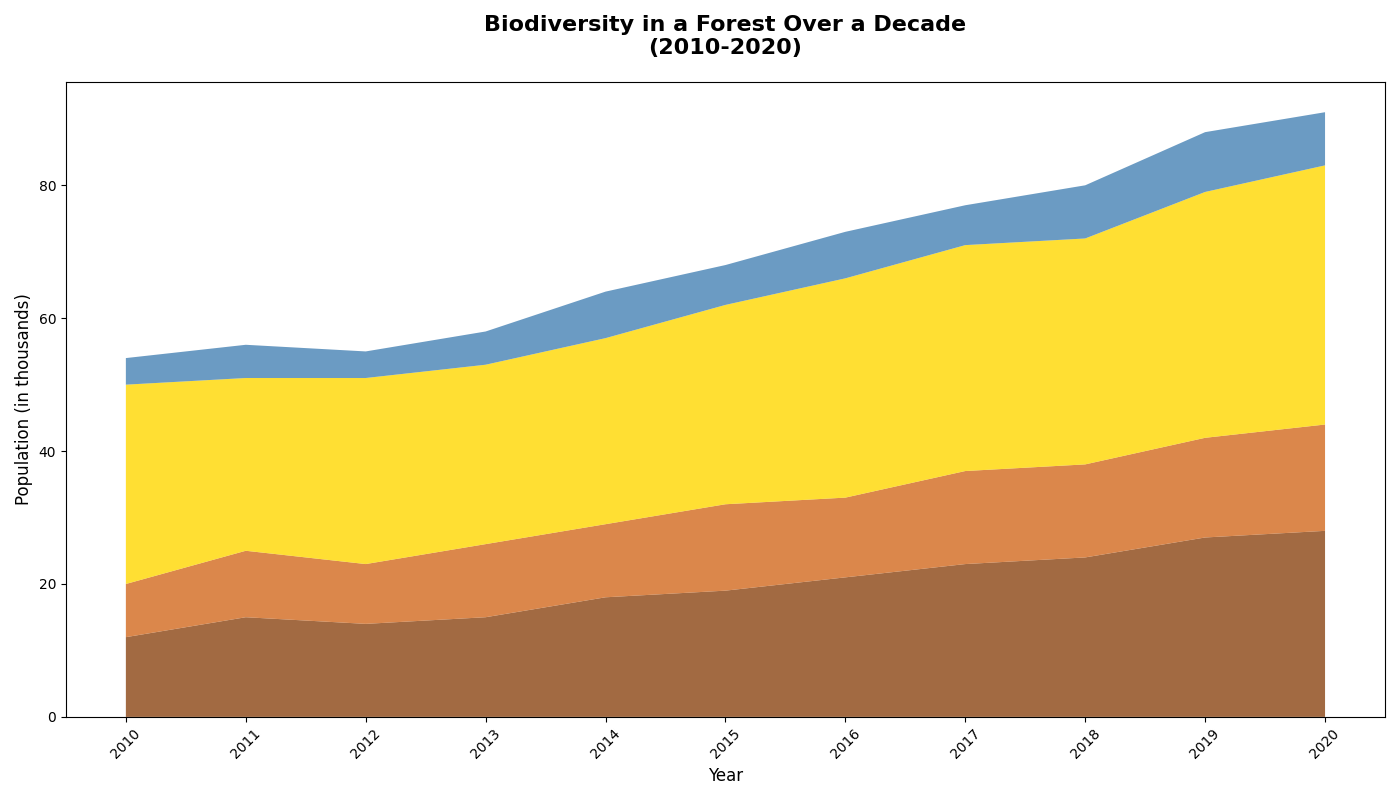

Source code (Python):
import matplotlib.pyplot as plt
import numpy as np

years = np.arange(2010, 2021)

deer = [12, 15, 14, 15, 18, 19, 21, 23, 24, 27, 28]
foxes = [8, 10, 9, 11, 11, 13, 12, 14, 14, 15, 16]
rabbits = [30, 26, 28, 27, 28, 30, 33, 34, 34, 37, 39]
wolves = [4, 5, 4, 5, 7, 6, 7, 6, 8, 9, 8]

populations = np.vstack([deer, foxes, rabbits, wolves])
colors = ['#8B4513', '#D2691E', '#FFD700', '#4682B4']

plt.figure(figsize=(14, 8))
plt.stackplot(years, populations, colors=colors, alpha=0.8)

plt.title('Biodiversity in a Forest Over a Decade\n(2010-2020)', fontsize=16, fontweight='bold', pad=20)
plt.xlabel('Year', fontsize=12)
plt.ylabel('Population (in thousands)', fontsize=12)

plt.xticks(years, rotation=45)

plt.tight_layout()
plt.show()
